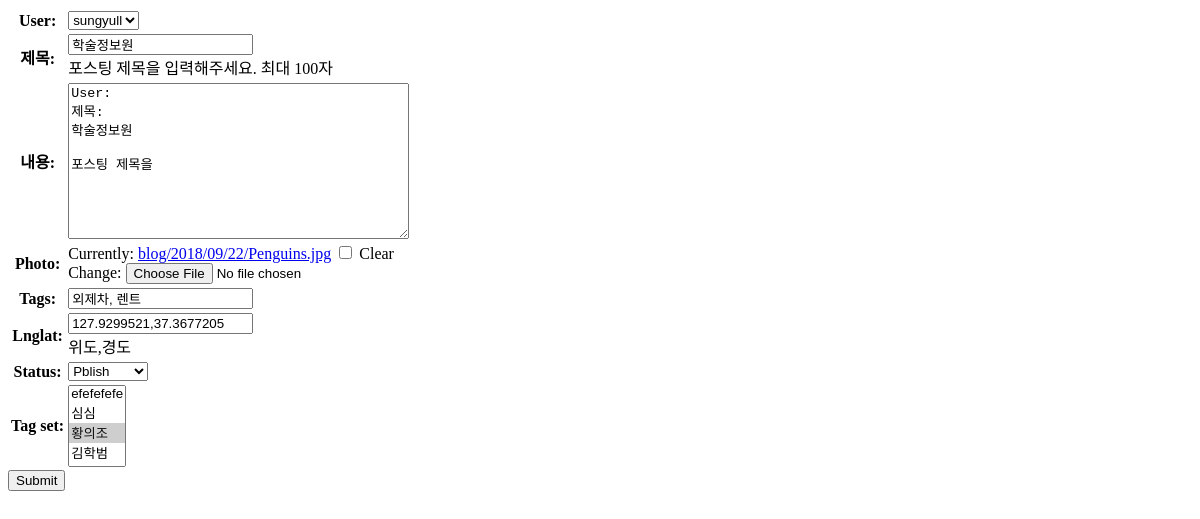
Page /blog/cbv/1012/edit/ on the earlier database version.
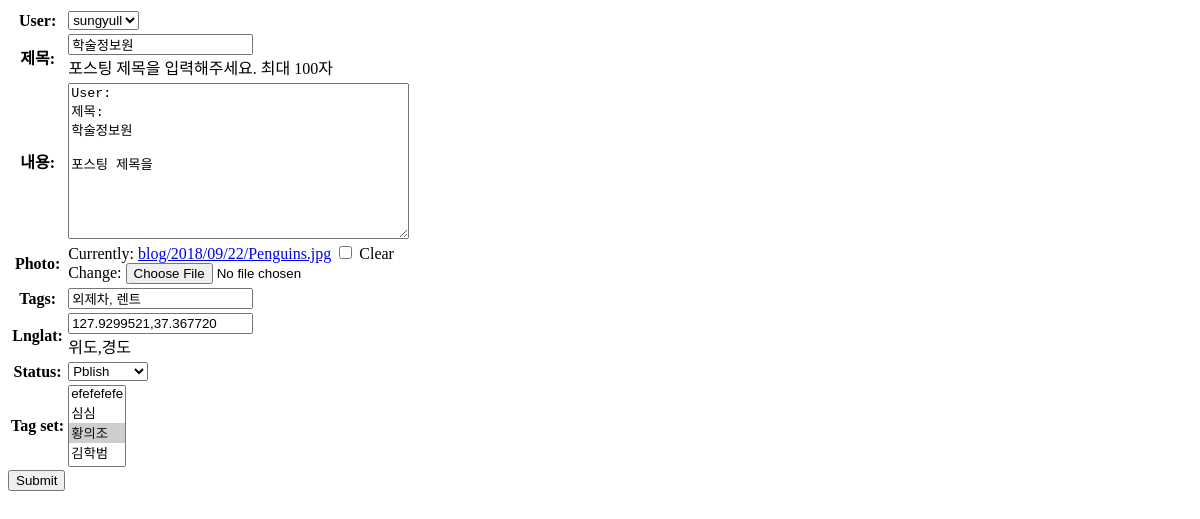
Same page on the later database version.
### blog/models.py (models this page shows, shortened)
class Post(models.Model):
    STATUS_CHOICES = (
        ('d', 'Draft'),
        ('p', 'Pblish'),
        ('w', 'Withdram')
    )
    user = models.ForeignKey(settings.AUTH_USER_MODEL)
    title = models.CharField(max_length=100, verbose_name='제목',
                             help_text="""포스팅 제목을 입력해주세요. 최대 100자""")
    content = models.TextField(verbose_name='내용')
    photo = models.ImageField(blank=True, upload_to='blog/%Y/%m/%d')
    tags = models.CharField(max_length=100, blank=True)
    lnglat = models.CharField(max_length=50, blank=True,
        validators=[lnglat_validator],
        help_text = '위도,경도')
    status = models.CharField(max_length=1, choices=STATUS_CHOICES)
    tag_set = models.ManyToManyField('Tag', blank=True)
    created_at = models.DateTimeField(auto_now_add=True)
    updated_at = models.DateTimeField(auto_now=True)
    class Meta:
        ordering = ['-id']

### blog/models.py (called while the page is built)
    def __str__(self):
        return self.name

### blog/templates/blog/post_form.html (shortened to what this page needs)
<form action="" method="POST" enctype="multipart/form-data">
    <table>
        {{form.as_table}}
    </table>
    <input type="submit" />
</form>

Differences in the rows shown:
changed Post "sungyull": lnglat "127.9299521,37.3677205" → "127.9299521,37.367720"
